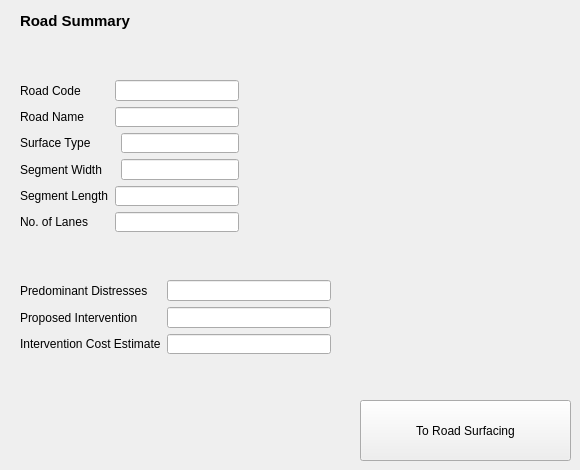
   <widget class="QWidget" name="tab_2">
    <attribute name="title">
     <string>Summary</string>
    </attribute>
    <widget class="QPushButton" name="pushButton_23">
     <property name="geometry">
      <rect>
       <x>360</x>
       <y>400</y>
       <width>211</width>
       <height>61</height>
      </rect>
     </property>
     <property name="text">
      <string>To Road Surfacing</string>
     </property>
     <property name="icon">
      <iconset>
       <normaloff>../QGIS_RRAMS/Blacktop Road.png</normaloff>../QGIS_RRAMS/Blacktop Road.png</iconset>
     </property>
     <property name="iconSize">
      <size>
       <width>60</width>
       <height>60</height>
      </size>
     </property>
    </widget>
    <widget class="QLabel" name="label_12">
     <property name="geometry">
      <rect>
       <x>250</x>
       <y>80</y>
       <width>271</width>
       <height>151</height>
      </rect>
     </property>
     <property name="text">
      <string/>
     </property>
     <property name="pixmap">
      <pixmap>../QGIS_RRAMS/Google Road Example.PNG</pixmap>
     </property>
     <property name="scaledContents">
      <bool>true</bool>
     </property>
    </widget>
    <widget class="QLabel" name="label_14">
     <property name="geometry">
      <rect>
       <x>340</x>
       <y>260</y>
       <width>221</width>
       <height>121</height>
      </rect>
     </property>
     <property name="text">
      <string/>
     </property>
     <property name="pixmap">
      <pixmap>../QGIS_RRAMS/Google Road Cracks Example.PNG</pixmap>
     </property>
     <property name="scaledContents">
      <bool>true</bool>
     </property>
    </widget>
    <widget class="QLabel" name="label_11">
     <property name="geometry">
      <rect>
       <x>20</x>
       <y>10</y>
       <width>161</width>
       <height>21</height>
      </rect>
     </property>
     <property name="font">
      <font>
       <pointsize>11</pointsize>
       <weight>75</weight>
       <bold>true</bold>
      </font>
     </property>
     <property name="text">
      <string>Road Summary</string>
     </property>
    </widget>
    <widget class="QWidget" name="">
     <property name="geometry">
      <rect>
       <x>20</x>
       <y>280</y>
       <width>311</width>
       <height>74</height>
      </rect>
     </property>
     <layout class="QGridLayout" name="gridLayout">
      <item row="0" column="0">
       <widget class="QLabel" name="label_24">
        <property name="text">
         <string>Predominant Distresses</string>
        </property>
       </widget>
      </item>
      <item row="0" column="1">
       <widget class="QLineEdit" name="lineEdit_7"/>
      </item>
      <item row="1" column="0">
       <widget class="QLabel" name="label_25">
        <property name="text">
         <string>Proposed Intervention</string>
        </property>
       </widget>
      </item>
      <item row="1" column="1">
       <widget class="QLineEdit" name="lineEdit_8"/>
      </item>
      <item row="2" column="0">
       <widget class="QLabel" name="label_26">
        <property name="text">
         <string>Intervention Cost Estimate</string>
        </property>
       </widget>
      </item>
      <item row="2" column="1">
       <widget class="QLineEdit" name="lineEdit_9"/>
      </item>
     </layout>
    </widget>
    <widget class="QWidget" name="">
     <property name="geometry">
      <rect>
       <x>20</x>
       <y>80</y>
       <width>219</width>
       <height>152</height>
      </rect>
     </property>
     <layout class="QGridLayout" name="gridLayout_2">
      <item row="0" column="0">
       <widget class="QLabel" name="label_15">
        <property name="text">
         <string>Road Code</string>
        </property>
       </widget>
      </item>
      <item row="0" column="1" colspan="2">
       <widget class="QLineEdit" name="lineEdit"/>
      </item>
      <item row="1" column="0">
       <widget class="QLabel" name="label_16">
        <property name="text">
         <string>Road Name</string>
        </property>
       </widget>
      </item>
      <item row="1" column="1" colspan="2">
       <widget class="QLineEdit" name="lineEdit_2"/>
      </item>
      <item row="2" column="2">
       <widget class="QLineEdit" name="lineEdit_3"/>
      </item>
      <item row="3" column="0" colspan="2">
       <widget class="QLabel" name="label_19">
        <property name="text">
         <string>Segment Width</string>
        </property>
       </widget>
      </item>
      <item row="3" column="2">
       <widget class="QLineEdit" name="lineEdit_4"/>
      </item>
      <item row="4" column="1" colspan="2">
       <widget class="QLineEdit" name="lineEdit_5"/>
      </item>
      <item row="5" column="1" colspan="2">
       <widget class="QLineEdit" name="lineEdit_6"/>
      </item>
      <item row="2" column="0">
       <widget class="QLabel" name="label_23">
        <property name="text">
         <string>Surface Type</string>
        </property>
       </widget>
      </item>
      <item row="4" column="0">
       <widget class="QLabel" name="label_17">
        <property name="text">
         <string>Segment Length</string>
        </property>
       </widget>
      </item>
      <item row="5" column="0">
       <widget class="QLabel" name="label_21">
        <property name="text">
         <string>No. of Lanes</string>
        </property>
       </widget>
      </item>
     </layout>
    </widget>
   </widget>
